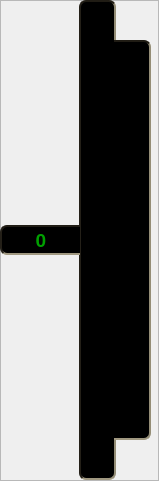
    <widget class="QFrame" name="frame">
     <property name="geometry">
      <rect>
       <x>1117</x>
       <y>400</y>
       <width>159</width>
       <height>481</height>
      </rect>
     </property>
     <property name="frameShape">
      <enum>QFrame::StyledPanel</enum>
     </property>
     <property name="frameShadow">
      <enum>QFrame::Raised</enum>
     </property>
     <widget class="QLabel" name="elevAngleLabel">
      <property name="enabled">
       <bool>true</bool>
      </property>
      <property name="geometry">
       <rect>
        <x>0</x>
        <y>225</y>
        <width>80</width>
        <height>30</height>
       </rect>
      </property>
      <property name="sizePolicy">
       <sizepolicy hsizetype="Ignored" vsizetype="Ignored">
        <horstretch>0</horstretch>
        <verstretch>0</verstretch>
       </sizepolicy>
      </property>
      <property name="font">
       <font>
        <family>Ubuntu</family>
        <pointsize>14</pointsize>
        <weight>75</weight>
        <bold>true</bold>
       </font>
      </property>
      <property name="styleSheet">
       <string notr="true">QFrame {
	background-color: rgb(0, 0, 0);
	border-top-left-radius: 7px;
	border-bottom-left-radius: 7px;
	border-top: 2px solid rgb(32, 28, 20);
	border-left: 2px solid rgb(36, 32,  24);
	border-bottom: 2px solid rgb(160, 152, 128);
	border-right: 0px solid rgb(148, 141, 118);

	color: rgb(0, 160, 0);
}
</string>
      </property>
      <property name="text">
       <string>0</string>
      </property>
      <property name="textFormat">
       <enum>Qt::AutoText</enum>
      </property>
      <property name="alignment">
       <set>Qt::AlignCenter</set>
      </property>
     </widget>
     <widget class="qLabelM" name="elevationScale87">
      <property name="enabled">
       <bool>true</bool>
      </property>
      <property name="geometry">
       <rect>
        <x>79</x>
        <y>0</y>
        <width>37</width>
        <height>480</height>
       </rect>
      </property>
      <property name="sizePolicy">
       <sizepolicy hsizetype="Ignored" vsizetype="Ignored">
        <horstretch>0</horstretch>
        <verstretch>0</verstretch>
       </sizepolicy>
      </property>
      <property name="mouseTracking">
       <bool>true</bool>
      </property>
      <property name="styleSheet">
       <string notr="true">/*
QFrame {border-image: url(:/back/backapp/resgui/background/backicoBlack.png) 4 4 4 4;
border-top: 4px transparent;
border-bottom: 4px transparent;
border-left: 4px transparent;
border-right: 4px transparent;
}
*/
QFrame {
	background-color: rgb(0, 0, 0);
	border-radius: 7px;
	border-top: 2px solid rgb(32, 28, 20);
	border-left: 2px solid rgb(36, 32,  24);
	border-bottom: 2px solid rgb(160, 152, 128);
	border-right: 2px solid rgb(148, 141, 118);
}
</string>
      </property>
      <property name="text">
       <string>el87</string>
      </property>
      <property name="alignment">
       <set>Qt::AlignLeading|Qt::AlignLeft|Qt::AlignVCenter</set>
      </property>
     </widget>
     <widget class="qLabelM" name="elevationScale870">
      <property name="enabled">
       <bool>true</bool>
      </property>
      <property name="geometry">
       <rect>
        <x>114</x>
        <y>40</y>
        <width>37</width>
        <height>400</height>
       </rect>
      </property>
      <property name="sizePolicy">
       <sizepolicy hsizetype="Ignored" vsizetype="Ignored">
        <horstretch>0</horstretch>
        <verstretch>0</verstretch>
       </sizepolicy>
      </property>
      <property name="mouseTracking">
       <bool>true</bool>
      </property>
      <property name="styleSheet">
       <string notr="true">/*
QFrame {border-image: url(:/back/backapp/resgui/background/backicoBlack.png) 4 4 4 4;
border-top: 4px transparent;
border-bottom: 4px transparent;
border-left: 4px transparent;
border-right: 4px transparent;
}
*/
QFrame {
	background-color: rgb(0, 0, 0);
	border-top-right-radius: 7px;
	border-bottom-right-radius: 7px;
	border-top: 2px solid rgb(32, 28, 20);
	border-left: 0px solid rgb(36, 32,  24);
	border-bottom: 2px solid rgb(160, 152, 128);
	border-right: 2px solid rgb(148, 141, 118);
}
</string>
      </property>
      <property name="text">
       <string>el870</string>
      </property>
      <property name="alignment">
       <set>Qt::AlignLeading|Qt::AlignLeft|Qt::AlignVCenter</set>
      </property>
     </widget>
     <zorder>elevationScale87</zorder>
     <zorder>elevationScale870</zorder>
     <zorder>elevAngleLabel</zorder>
    </widget>
